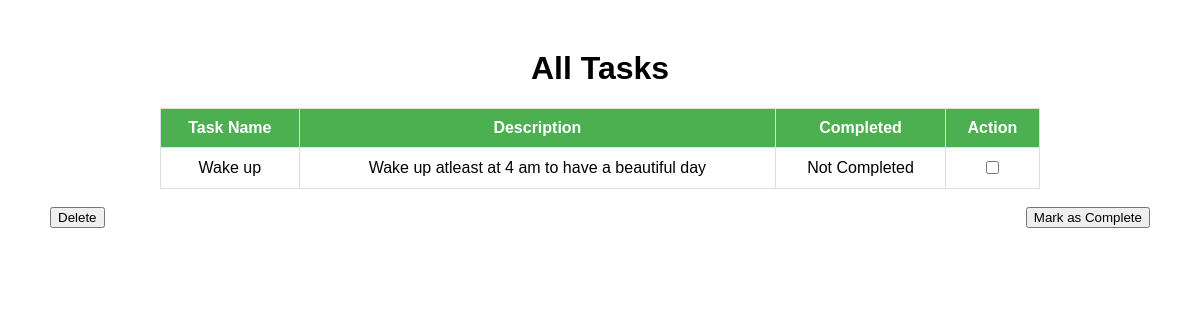
Page /dashboard/edit_task/ on the earlier database version.
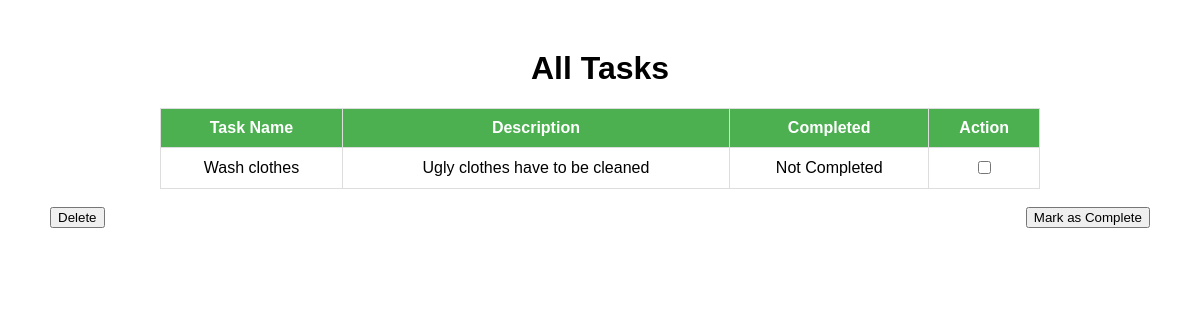
Same page on the later database version.
### app/models.py (models this page shows)
class Details(models.Model):
    task_name = models.CharField(max_length=255,unique=True)
    task_desc = models.CharField(max_length=200)
    task_status = models.BooleanField(default=False)

### app/views.py (the view, shortened to what this page needs)
# urls.py: path('dashboard/edit_task/', views.edit_task,name = 'edit_task'),
def edit_task(request):
    task = Details.objects.all()
    return render(request, 'edit_task.html', {'details': task})

### app/templates/edit_task.html (shortened to what this page needs)
<!DOCTYPE html>
<html lang="en">
<head>
</head>
<body>
    <h1>All Tasks</h1>
    <form method="POST" action="{% url 'edit_task' %}" >
        <table>
            <tr>
                <th>Task Name</th>
                <th>Description</th>
                <th>Completed</th>
                <th>Action</th>
            </tr>
            {% for detail in details %}
            <tr>
                <td>{{ detail.task_name }}</td>
                <td>{{ detail.task_desc }}</td>
                <td>
                    {% if detail.task_status == "True" %}
                        Completed
                    {%else %}
                    Not Completed
                    {% endif %}
                </td>
                <td>
                    <input type="checkbox" name ='task_ids' value="{{detail.id}}">
                </td>
            {% empty %}
            <tr>
                <td colspan="2">No tasks found.</td>
            </tr>
            {% endfor %}
        </table>
    <br>
     <button type="submit" style="float: left;" name="action" value="delete">Delete</button>
     <button type="submit" style="float: right;" name="action" value="completed">Mark as Complete</button>
</body>
</html>

Differences in the rows shown:
removed Details: task_name "Wake up", task_desc "Wake up atleast at 4 am to have a beautiful day", task_status "Not Completed"
added Details: task_name "Wash clothes", task_desc "Ugly clothes have to be cleaned", task_status "Not Completed"
